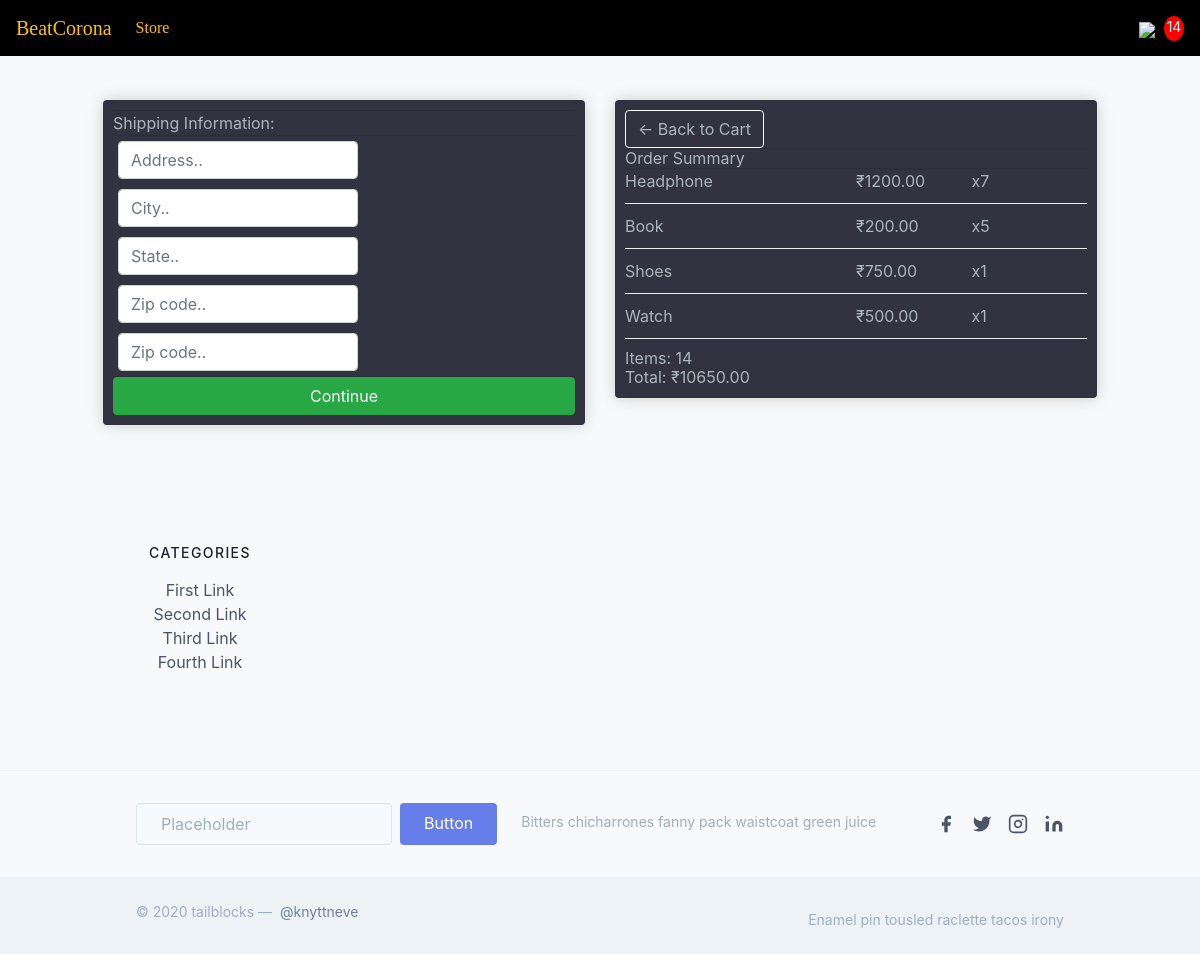
Before: /checkout/ (signed in) with the older database file.
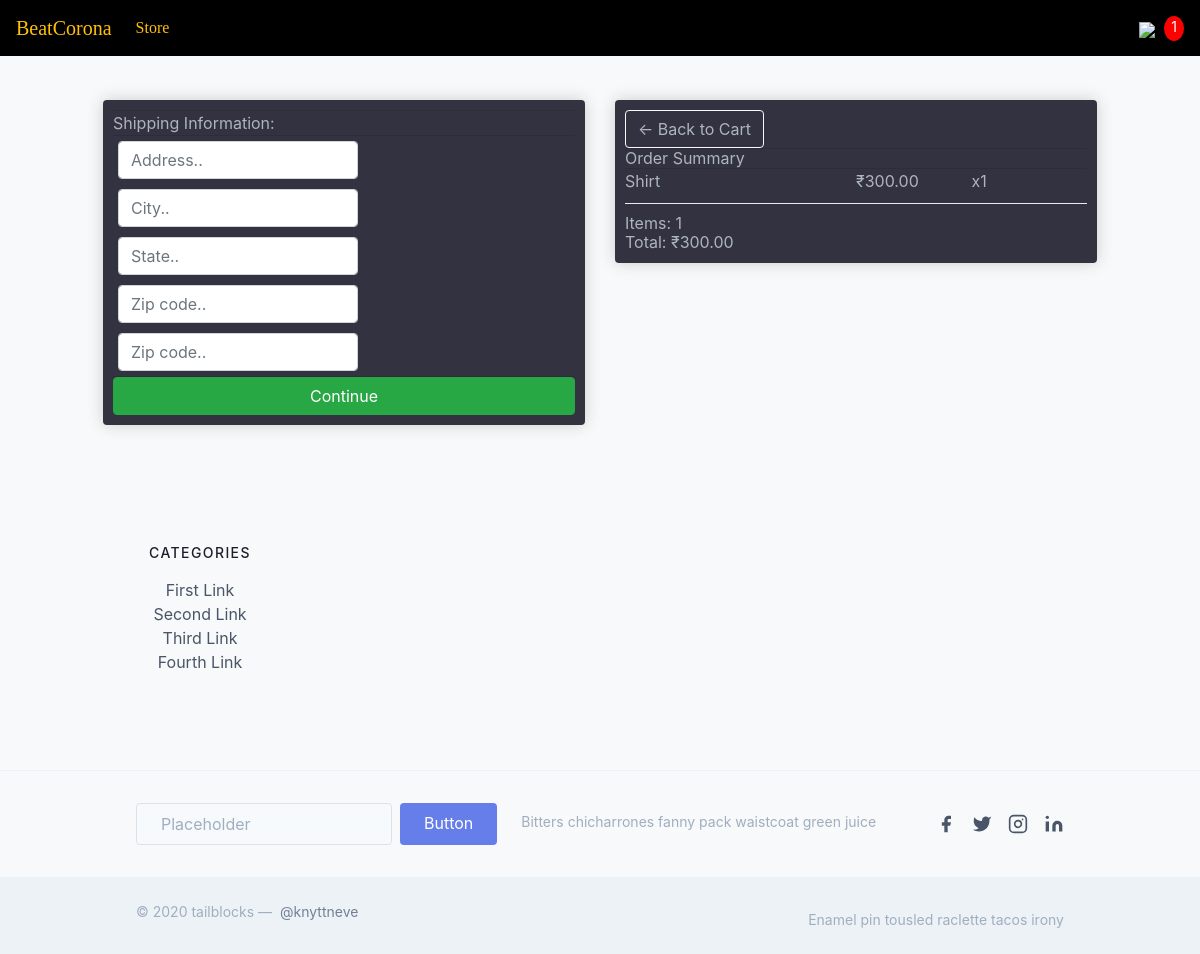
After: the same page with the newer database file.
### store/models.py (models this page shows, shortened)
class OrderItem(models.Model):
	product = models.ForeignKey(Product, on_delete=models.SET_NULL, null=True)
	order = models.ForeignKey(Order, on_delete=models.SET_NULL, null=True)
	quantity = models.IntegerField(default=0, null=True, blank=True)
	date_added = models.DateTimeField(auto_now_add=True)
	@property
	def get_total(self):
		total = self.product.price * self.quantity
		return total

class Product(models.Model):
	name = models.CharField(max_length=200)
	price = models.FloatField()
	digital = models.BooleanField(default=False,null=True, blank=True)
	info = models.CharField(max_length = 35, default = "No Information Available")
	image = models.ImageField(null=True, blank=True)
	@property
	def imageURL(self):
		try:
			url = self.image.url
		except:
			url = ''
		return url

class Order(models.Model):
	customer = models.ForeignKey(Customer, on_delete=models.SET_NULL, null=True, blank=True)
	date_ordered = models.DateTimeField(auto_now_add=True)
	complete = models.BooleanField(default=False)
	transaction_id = models.CharField(max_length=100, null=True)
	@property
	def shipping(self):
		shipping = False
		orderitems = self.orderitem_set.all()
		for i in orderitems:
			if i.product.digital == False:
				shipping = True
		return shipping
	@property
	def get_cart_total(self):
		orderitems = self.orderitem_set.all()
		total = sum([item.get_total for item in orderitems])
		return total
	@property
	def get_cart_items(self):
		orderitems = self.orderitem_set.all()
		total = sum([item.quantity for item in orderitems])
		return total

### store/views.py (the view)
# urls.py: path('checkout/', views.checkout, name="checkout"),
def checkout(request):
	data = cartData(request)
	cartItems = data['cartItems']
	order = data['order']
	items = data['items']
	context = {'items':items, 'order':order, 'cartItems':cartItems}
	return render(request, 'store/checkout.html', context)

### store/utils.py (called while the page is built)
def cartData(request):
	if request.user.is_authenticated:
		customer = request.user.customer
		order, created = Order.objects.get_or_create(customer=customer, complete=False)
		items = order.orderitem_set.all()
		cartItems = order.get_cart_items
	else:
		cookieData = cookieCart(request)
		cartItems = cookieData['cartItems']
		order = cookieData['order']
		items = cookieData['items']
	return {'cartItems':cartItems ,'order':order, 'items':items}

### store/templates/store/checkout.html (shortened to what this page needs)
{% extends 'store/main.html' %}
{% load static %}
{% block content %}
<div class="container">
     <div class="row">
		<div class="col-lg-6">
			<div class="box-element" id="form-wrapper">
				<form id="form">
					<div id="shipping-info">
						<hr>
						<p>Shipping Information:</p>
						<hr>
						<div class="form-field">
							<input class="form-control" type="text" name="address" placeholder="Address..">
						</div>
						<div class="form-field">
							<input class="form-control" type="text" name="city" placeholder="City..">
						</div>
						<div class="form-field">
							<input class="form-control" type="text" name="state" placeholder="State..">
						</div>
						<div class="form-field">
							<input class="form-control" type="text" name="zipcode" placeholder="Zip code..">
						</div>
						<div class="form-field">
							<input class="form-control" type="text" name="country" placeholder="Zip code..">
						</div>
					</div>
					<input id="form-button" class="btn btn-success btn-block" type="submit" value="Continue">
				</form>
			</div>
			<br>
		</div>
		<div class="col-lg-6">
			<div class="box-element">
				<a  class="btn btn-outline-light" href="{% url 'cart' %}" style="color: #adb5bd">&#x2190; Back to Cart</a>
				<hr>
				<h3>Order Summary</h3>
				<hr>
				{% for item in items %}
				<div class="cart-row">
					<div style="flex:2"><p>{{item.product.name}}</p></div>
					<div style="flex:1"><p>₹{{item.product.price|floatformat:2}}</p></div>
					<div style="flex:1"><p>x{{item.quantity}}</p></div>
				</div>
				{% endfor %}
				<h5>Items:   {{order.get_cart_items}}</h5>
				<h5>Total:   ₹{{order.get_cart_total|floatformat:2}}</h5>
			</div>
		</div>
	</div>
</div>
{% endblock content %}

Changed rows visible on the page:
no longer on this page (row edited): OrderItem: product.name "Headphone", product.price "1200.00", quantity "7"
no longer on this page (row unchanged): OrderItem: product.name "Book", product.price "200.00", quantity "5"
no longer on this page (row unchanged): OrderItem: product.name "Shoes", product.price "750.00", quantity "1"
no longer on this page (row unchanged): OrderItem: product.name "Watch", product.price "500.00", quantity "1"
no longer on this page (row edited): Order: get_cart_items "14", get_cart_total "10650.00"
added OrderItem: product.name "Shirt", product.price "300.00", quantity "1"
added Order: get_cart_items "1", get_cart_total "300.00"
Other visible differences:
{{ cartItems }}: "14" → "1"
